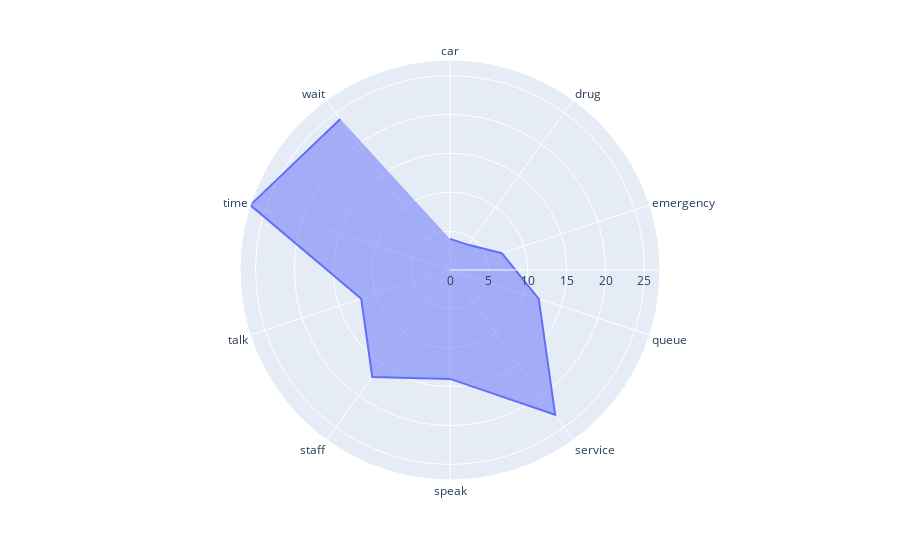

Notebook source saved alongside this figure:
### Code cell
data_cv_bad= cv.fit_transform(df_test_bad.loc[df_test_bad.hospital == 'โรงพยาบาลรามาธิบดี'].en)
word_count = pd.DataFrame({'word': cv.get_feature_names(), 'count': np.asarray(data_cv_bad.sum(axis=0))[0]})
r = word_count.loc[word_count.word.isin(theta)].reset_index()
fig = px.line_polar(r, r='count', theta='word')
fig.update_traces(fill='toself')
fig.show()

### Figure 1 — Plotly figure (JSON) as saved in the notebook; plotly's stock layout.template omitted (floating-point values rounded to 4 significant figures)
{"data": [{"fill": "toself", "hovertemplate": "count=%{r}<br>word=%{theta}<extra></extra>", "legendgroup": "", "line": {"color": "#636efa", "dash": "solid"}, "mode": "lines", "name": "", "r": [4, 4, 7, 12, 23, 14, 17, 12, 27, 24], "showlegend": false, "subplot": "polar", "theta": ["car", "drug", "emergency", "queue", "service", "speak", "staff", "talk", "time", "wait"], "type": "scatterpolar"}], "layout": {"autosize": true, "legend": {"tracegroupgap": 0}, "margin": {"t": 60}, "polar": {"angularaxis": {"direction": "clockwise", "rotation": 90, "type": "category"}, "domain": {"x": [0, 1], "y": [0, 1]}, "radialaxis": {"autorange": true, "range": [0, 27], "type": "linear"}}}}
